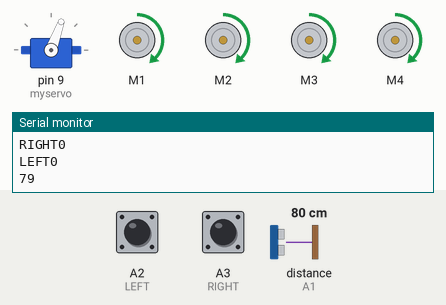
Bench run of a sketch on a simulated Arduino Uno, built with avr-gcc and run on an emulated ATmega328P. Parts: servo, 4 × DC motor (green arrow = forward, orange = backward, longer = faster), the last lines printed to the serial monitor. Wiring (inferred from the names in the program): ultrasonic range finder: trigger A0; echo A1. The inputs (shaded band) are chosen by the test bench; at power-on: distance to the obstacle (sensor on A1) 80 cm, A3 (RIGHT) LOW, A2 (LEFT) LOW. The echo pulse lasts 58.3 µs per cm.

Above: at 3.2 s.
3.3 s: distance to the obstacle (sensor on A1) set to 19 cm
4.8 s: distance to the obstacle (sensor on A1) set to 15 cm
At 6.1 s:
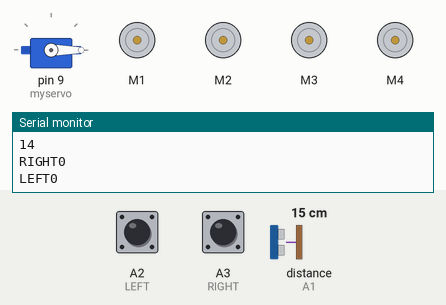
At 7.7 s:
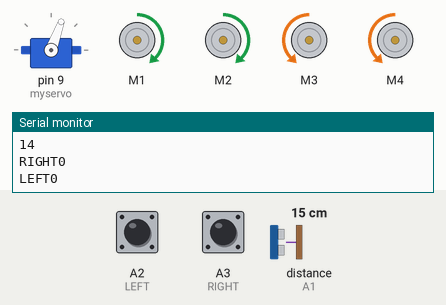
7.8 s: distance to the obstacle (sensor on A1) set to 18 cm
At 10.7 s:
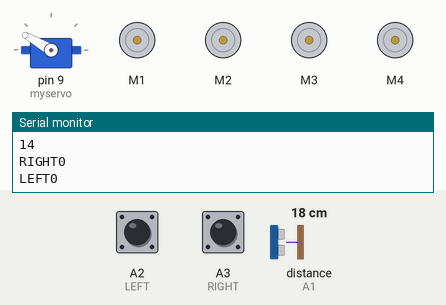
10.8 s: A3 (RIGHT) pulled HIGH for 3.2 s
At 13.6 s:
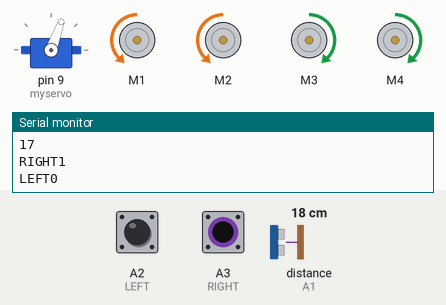
15.5 s: A2 (LEFT) pulled HIGH for 0.15 s
18.6 s: A2 (LEFT) pulled HIGH for 1 s
Timing chart, 0 to 22.2 s (numbered marks = the images above; inputs shaded):
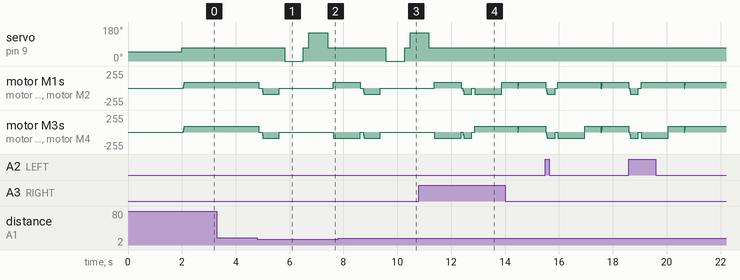

Measured:
- the behaviour switches between 17 and 16 cm on distance to the obstacle (sensor on A1) (found by bisection; images 0 and 1)
- after the input at 4.8 s, servo on pin 9 (myservo): 70° → 0° after 1.0 s, → 70° 0.70 s later, → 150° 0.20 s later, → 70° 0.70 s later; motor M1: forward 90/255 → stopped after 0.06 s, → backward 90/255 0.12 s later, → stopped 0.63 s later, → forward 90/255 2.0 s later

The sketch:

ObstacleAvoidance.ino
```cpp
#include <AFMotor.h>
#include <Servo.h>

#define trig_Pin A0
#define echo_Pin A1
#define RIGHT A3
#define LEFT A2
#define MAX_SPEED 100
#define MAX_SPEED_OFFSET 20

AF_DCMotor motor1(1, MOTOR12_1KHZ);
AF_DCMotor motor2(2, MOTOR12_1KHZ);
AF_DCMotor motor3(3, MOTOR34_1KHZ);
AF_DCMotor motor4(4, MOTOR34_1KHZ);
Servo myservo;

boolean goesForward = false;
int distance = 100;
int speedSet = 0;
int Time = 0;

void setup() {
  Serial.begin(9600);
  myservo.attach(9);
  myservo.write(50);
  pinMode(trig_Pin, OUTPUT);
  pinMode(echo_Pin, INPUT);
  delay(2000);
  pinMode(RIGHT, INPUT);
  pinMode(LEFT, INPUT);
}

void loop()
{
  myservo.write(70);
  distance = obstacle();
  Serial.println(distance);
  int distanceR = 0;
  int distanceL = 0;
  delay(40);

  int Right_Value = digitalRead(RIGHT);
  int Left_Value = digitalRead(LEFT);

  Serial.print("RIGHT");
  Serial.println(Right_Value);
  Serial.print("LEFT");
  Serial.println(Left_Value);

   if((Right_Value==1)&&(Left_Value==1)){
    moveForward();
  }else if ((Right_Value==0) && (Left_Value==1)){

       moveBackward();
       delay(300);
       moveStop();
       delay(100);
       turnRight();
       delay(600);

  }else if((Right_Value==1) && (Left_Value==0)){
        moveBackward();
        delay(300);
        moveStop();
        delay(100);
        turnLeft();
        delay(600);
  }else if((Right_Value==0)&&(Left_Value==0)){
     if (distance <= 15){
       moveStop();
       delay(100);
       moveBackward();
       delay(600);
       moveStop();
       delay(200);
       distanceR = lookRight();
       delay(200);
       distanceL = lookLeft();
       delay(200);
        if (distanceR >= distanceL){
                turnRight();
                moveStop();
              } else{
                turnLeft();
                moveStop();
              }
     }else{
       moveForward();
     }
  }
  if (distance <= 15){
    moveStop();
    delay(100);
    moveBackward();
    delay(600);
    moveStop();
    delay(200);
    distanceR = lookRight();
    delay(200);
    distanceL = lookLeft();
    delay(200);
    if (distanceR >= distanceL){
      turnRight();
      moveStop();
    }else{
      turnLeft();
      moveStop();
    }
  }else{
    moveForward();
  }
}
int obstacle(){
  digitalWrite(trig_Pin, LOW);
  delayMicroseconds(2);
  digitalWrite(trig_Pin, HIGH);
  delayMicroseconds(1000);
  digitalWrite(trig_Pin, LOW);
  Time = pulseIn(echo_Pin, HIGH);
  distance = (Time / 29.1) / 2;
  if (distance < 0)
    distance = 0;
  if (distance > 200)
    distance = 200;
  return distance;
}
int lookRight(){
  myservo.write(-170);
  delay(500);
  distance = obstacle();
  delay(200);
  myservo.write(70);
  return distance;
}
int lookLeft(){
  myservo.write(150);
  delay(500);
  distance = obstacle();
  delay(200);
  myservo.write(70);
  return distance;
}
void moveStop() {
  motor1.run(RELEASE);
  motor2.run(RELEASE);
  motor3.run(RELEASE);
  motor4.run(RELEASE);
}
void moveForward() {
  if (!goesForward)
  {
    goesForward = true;
    motor1.run(FORWARD);
    motor2.run(FORWARD);
    motor3.run(FORWARD);
    motor4.run(FORWARD);
    for (speedSet = 0; speedSet < MAX_SPEED; speedSet += 10)
    {
      motor1.setSpeed(speedSet);
      motor2.setSpeed(speedSet);
      motor3.setSpeed(speedSet);
      motor4.setSpeed(speedSet);
      delay(5);
    }
  }
}
void moveBackward() {
  goesForward = false;
  motor1.run(BACKWARD);
  motor2.run(BACKWARD);
  motor3.run(BACKWARD);
  motor4.run(BACKWARD);
  for (speedSet = 0; speedSet < MAX_SPEED; speedSet += 10)
  {
    motor1.setSpeed(speedSet);
    motor2.setSpeed(speedSet);
    motor3.setSpeed(speedSet);
    motor4.setSpeed(speedSet);
    delay(5);
  }
}
void turnRight() {
  motor1.run(FORWARD);
  motor2.run(FORWARD);
  motor3.run(BACKWARD);
  motor4.run(BACKWARD);
  delay(1000);
  motor1.run(FORWARD);
  motor2.run(FORWARD);
  motor3.run(FORWARD);
  motor4.run(FORWARD);
}
void turnLeft() {
  motor1.run(BACKWARD);
  motor2.run(BACKWARD);
  motor3.run(FORWARD);
  motor4.run(FORWARD);
  delay(1000);
  motor1.run(FORWARD);
  motor2.run(FORWARD);
  motor3.run(FORWARD);
  motor4.run(FORWARD);
}
```
